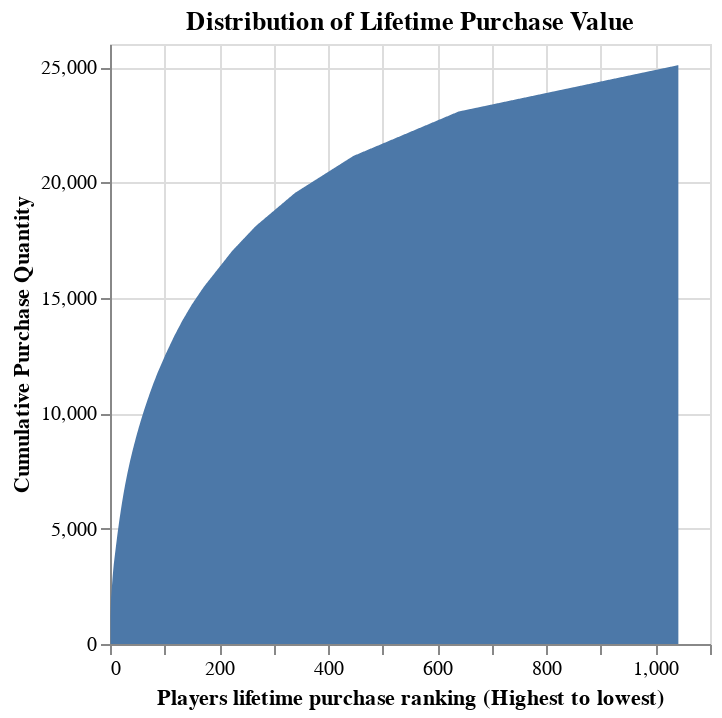

Notebook code cell kept with this figure:
### Code cell
base = alt.Chart(player_purchase_df,
                 title='Distribution of Lifetime Purchase Value')

chart = base.mark_area().encode(alt.Y("Cumulative Purchase Quantity:Q"),
                                alt.X(
                                    "Players lifetime purchase ranking (Highest to lowest):Q")
                                ).interactive()

chart

### Figure 1 — Vega-Lite specification as saved in the notebook (floating-point values rounded to 4 significant figures; data arrays with more than 128 entries replaced by an {"elided": "..."} marker saying what was removed)
{"config": {"view": {"continuousWidth": 300, "continuousHeight": 300}}, "data": {"name": "data-fcaaba5281e6e86557a6c6e43528a892"}, "mark": {"type": "area"}, "encoding": {"x": {"field": "Players lifetime purchase ranking (Highest to lowest)", "type": "quantitative"}, "y": {"field": "Cumulative Purchase Quantity", "type": "quantitative"}}, "params": [{"name": "param_1", "select": {"type": "interval", "encodings": ["x", "y"]}, "bind": "scales"}], "title": "Distribution of Lifetime Purchase Value", "$schema": "https://vega.github.io/schema/vega-lite/v5.20.1.json", "datasets": {"data-fcaaba5281e6e86557a6c6e43528a892": {"elided": "1042 records"}}}
